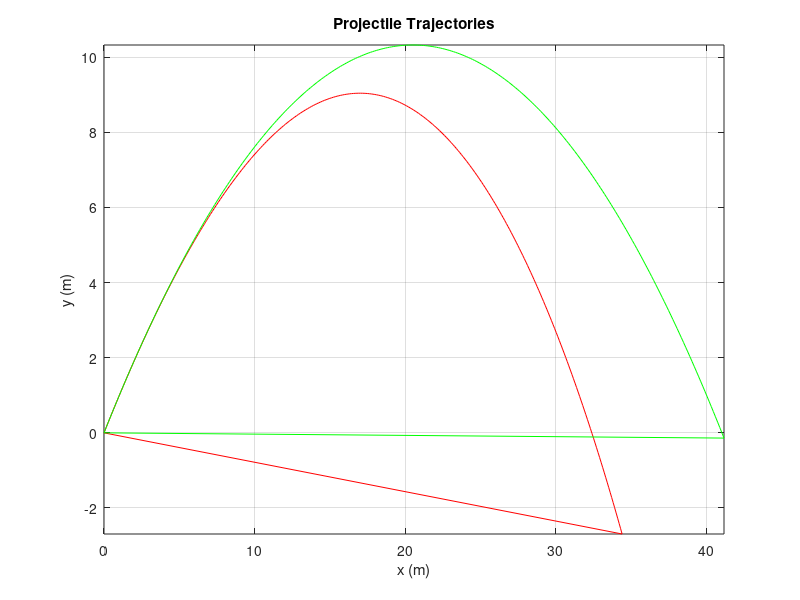
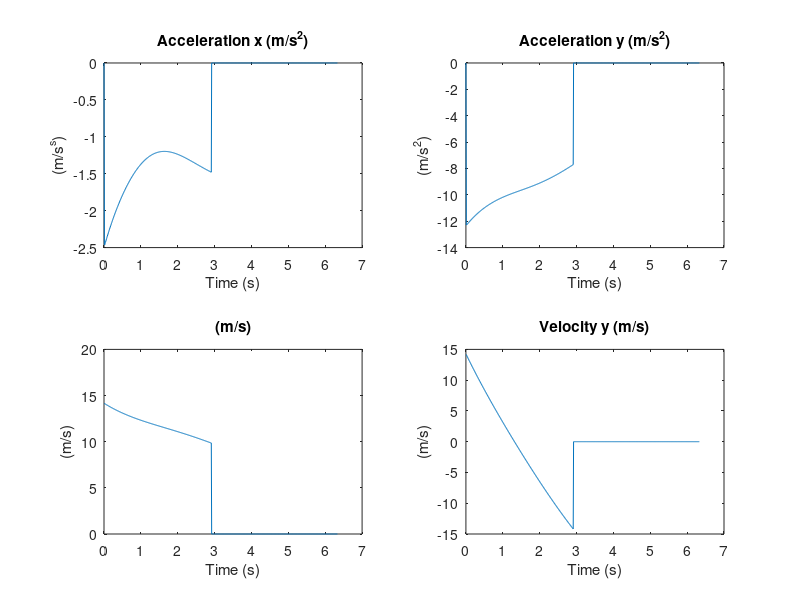

Here is the MATLAB script that generated these plots, in order:
clear all;

%%%%% Konstanter %%%%%

g = 9.82;                % Tyngdacceleration g [m/s^2]
m = 0.145;               % Massa m [kg]
r = 0.0366;              % Radie r [m]
% theta = 7*pi/36;       % Vinkel theta [radianer]

angle = 45;              % angle in degrees
theta = angle*pi/180;    % convert to radians

%%%%% Konstanter luftmotstand %%%%%

A = r.^2*pi;             % Arean A [m^2]
C = 0.5;
p = 1.2;                 % Densiteten p []
D = (p*C*A)/2;

% Konstanter
v0 = 20;
x(1) = 0;
y(1) = 0;
x_u(1) = 0;
y_u(1) = 0;


t0 = 0;             % starttid
tf = 6.333 ;        % sluttid
deltaT = 0.01;      % tidssteg
t=t0:deltaT:tf ;    % tidsvektorn

len=length(t);
v=zeros(1, len);
%skapar samma vektorer f?r de ?vriga
ax=zeros(1, len);ay=zeros(1, len);
vx=zeros(1, len);vy=zeros(1, len);
x=zeros(1, len); y=zeros(1, len);

ax_u= zeros(1, len);ay_u= zeros(1, len);
vx_u=zeros(1, len);vy_u=zeros(1, len);
x_u=zeros(1, len); y_u=zeros(1, len);

v(1) = v0*sin(theta);          %

% Start hastigheten
vx(1) = v0*cos(theta);  vy(1) = v0*sin(theta);
vx_u(1) = v0*cos(theta);vy_u(1) = v0*sin(theta);
 
% N = 100;
% tmax = N*deltaT;

% Euler bakatsubstitution for hastigheten med luftmotstand.
for i = 2:len
    v(i) = v(i-1)+ (g-(D/m)*v(i-1)^2)*deltaT ;
end%

% figure;plot(t, v)
% xlabel('Time (s)');
% ylabel('Y-speed (m/s)');
%%

% for n = 1:1000
for n = 2:len
  
    % Berknar aktuella acceleratioen
    ax(n) =    -(D/m)*sqrt(vx(n-1).^2 + vy(n-1).^2)*vx(n-1);
    ay(n) = -g -(D/m)*sqrt(vx(n-1).^2 + vy(n-1).^2)*vy(n-1);
    % Utan luftmotstand
    ax_u(n) = 0;
    ay_u(n) = -g ;
    
    % Berknar hastigheten
    vx(n) = vx(n-1) + ax(n-1)*deltaT;
    vy(n) = vy(n-1) + ay(n-1)*deltaT;
    % Motsvande utan luftmotstand
    vx_u(n) = vx_u(n-1) + ax_u(n-1)*deltaT;
    vy_u(n) = vy_u(n-1) + ay_u(n-1)*deltaT;
    
    % Berknar den nya positionen 
    x(n) = x(n-1) + vx(n-1)*deltaT + 0.5*ax(n-1)*deltaT^2;
    y(n) = y(n-1) + vy(n-1)*deltaT + 0.5*ay(n-1)*deltaT^2;  
    % ...utan luftmotstand
    x_u(n) = x_u(n-1) + vx_u(n-1)*deltaT + 0.5*ax_u(n-1)*deltaT^2;
    y_u(n) = y_u(n-1) + vy_u(n-1)*deltaT + 0.5*ay_u(n-1)*deltaT^2;
    
    % steglngden
    %t = t + deltaT;
    
    % Avslutar loppen nr y-axeln blir noll (eller vldigt nra noll) 
    if y_u(n) < 0
        break
    end
    
end

plot(x, y,'r' ,x_u, y_u, 'g');
grid on;
hold on;
axis tight;
xlabel('x (m)');
ylabel('y (m)');
title('Projectile Trajectories');

%%
figure;
%title('Acceleration and velocity with drag');
subplot(2,2,1);
plot(t, ax)
xlabel('Time (s)');
ylabel('(m/s^s)');
title('Acceleration x (m/s^2)');

subplot(2,2,2);
plot(t, ay)
xlabel('Time (s)');
ylabel('(m/s^2)');
title('Acceleration y (m/s^2)');

subplot(2,2,3);
plot(t, vx)
xlabel('Time (s)');
ylabel('(m/s)');
title('(m/s)');

subplot(2,2,4);
plot(t, vy)
xlabel('Time (s)');
ylabel('(m/s)');
title('Velocity y (m/s)');
%%





